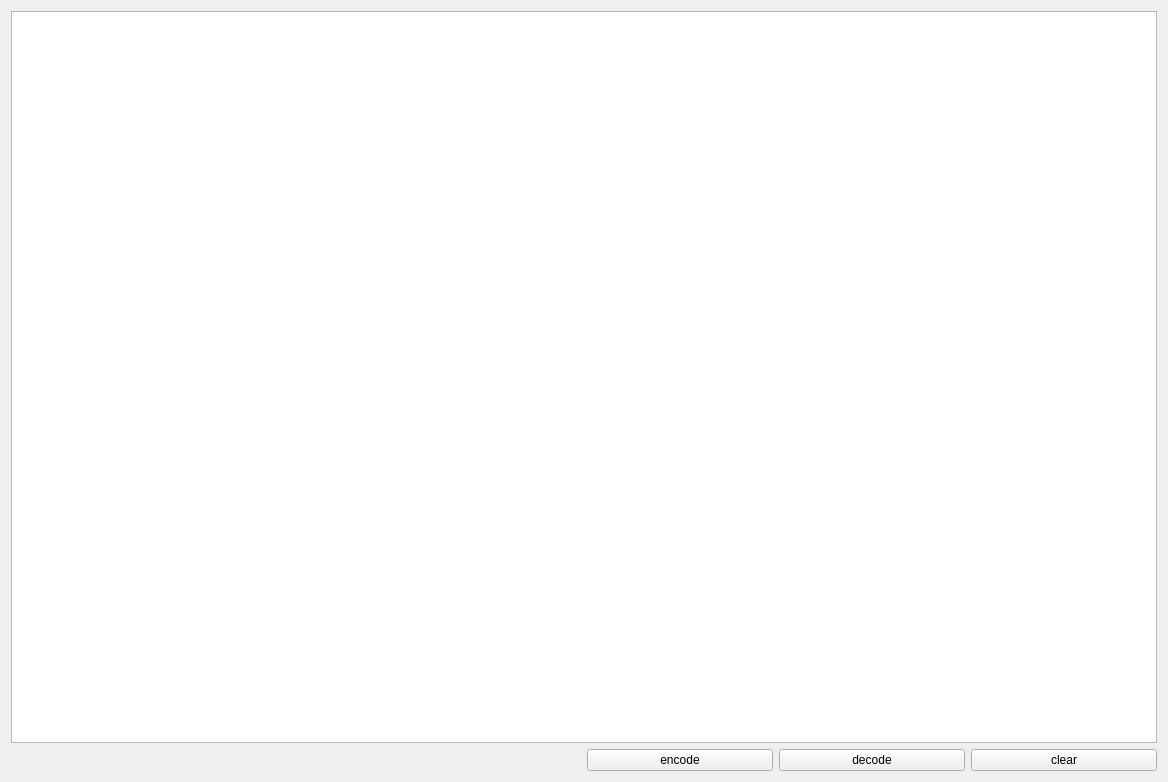
<?xml version="1.0" encoding="UTF-8"?>
<ui version="4.0">
 <class>Base64</class>
 <widget class="QWidget" name="Base64">
  <property name="geometry">
   <rect>
    <x>0</x>
    <y>0</y>
    <width>1168</width>
    <height>782</height>
   </rect>
  </property>
  <property name="windowTitle">
   <string>Form</string>
  </property>
  <layout class="QGridLayout" name="gridLayout_4">
   <item row="0" column="0" colspan="6">
    <widget class="QTextEdit" name="textEdit"/>
   </item>
   <item row="1" column="0">
    <layout class="QGridLayout" name="gridLayout"/>
   </item>
   <item row="1" column="1">
    <layout class="QGridLayout" name="gridLayout_2"/>
   </item>
   <item row="1" column="2">
    <layout class="QGridLayout" name="gridLayout_3"/>
   </item>
   <item row="1" column="3">
    <widget class="QPushButton" name="encodeButton">
     <property name="text">
      <string>encode</string>
     </property>
    </widget>
   </item>
   <item row="1" column="4">
    <widget class="QPushButton" name="decodeButton">
     <property name="text">
      <string>decode</string>
     </property>
    </widget>
   </item>
   <item row="1" column="5">
    <widget class="QPushButton" name="clearButton">
     <property name="text">
      <string>clear</string>
     </property>
    </widget>
   </item>
  </layout>
 </widget>
 <resources/>
 <connections/>
</ui>
